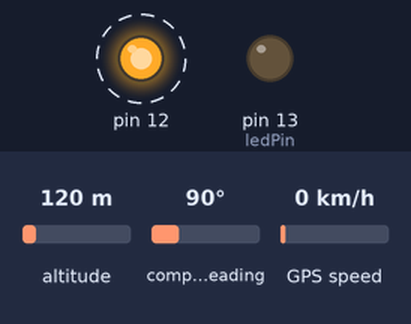
A sketch run on a simulated Arduino Uno, built with avr-gcc and run on an emulated ATmega328P. Shown: output pins drawn as LEDs (lit = HIGH). Dashed ring = blinking. The test bench sets the inputs (shaded band); at power-on: altitude 120 m, compass heading 90°, GPS speed 0 km/h. The GPS gets a fix after 3 s at 37.7749, -122.4194 with 8 satellites; the modem accepts every AT command (registered, SIM ready, sends succeed) and sends nothing else; what the sketch prints to the serial monitor is not drawn.

Above: at 1.0 s.
Timing chart, 0 to 4.7 s (numbered marks = the images above):
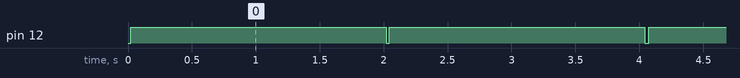

Measured:
- by itself, pin 12: alternates HIGH for 2.0 s and LOW for 0.03 s

The sketch:

SendGPS-1.0.ino
```cpp
#include <IridiumSBD.h>
#include <SoftwareSerial.h>
#include <TinyGPS++.h>


SoftwareSerial nss(7, 8);
IridiumSBD isbd(nss, 12);
static const int ledPin = 13;

static const int RXPin = 4, TXPin = 3;
static const uint32_t GPSBaud = 9600;

// The TinyGPS++ object
TinyGPSPlus gps;

// The serial connection to the GPS device
SoftwareSerial ss(RXPin, TXPin);

void setup()
{
  int signalQuality = -1;

  pinMode(ledPin, OUTPUT);

  Serial.begin(19200);
  Serial.println(F("Starting"));
  nss.begin(19200);
  ss.begin(GPSBaud);


}

bool checkGPS()

{
  // This sketch displays information every time a new sentence is correctly encoded.
  while (ss.available() > 0)
    if (gps.encode(ss.read())){
      Serial.println(F("Got GPS"));
      return true;
    }

  if (millis() > 5000 && gps.charsProcessed() < 10)
  {
    Serial.println(F("No GPS detected: check wiring."));
    return false;
    Serial.println(F("No GPS"));
  }
}

bool sendtoSatellite()
{

 {
  int signalQuality = -1;
  nss.begin(19200);
  isbd.attachConsole(Serial);

  isbd.setPowerProfile(1);
  isbd.begin();

  int err = isbd.getSignalQuality(signalQuality);
    if (err != 0)
    {
    Serial.print("SignalQuality failed: error ");
    Serial.println(err);
    Serial.println(signalQuality);
    return false;
    }

  else
  {
// Check for location

     char latitude = int(gps.location.lat(), 7);
     char longitude = int(gps.location.lng(), 7);
     char coords[28] = {latitude, ",", longitude};

  if (gps.location.isValid())
  {
    Serial.println(coords);
    err = isbd.sendSBDText(coords);
//    err = isbd.sendSBDText((coords));
      if (err != 0) {
        Serial.println(err);
      return false;
      }

//    Serial.print(gps.location.lat(), 6);
//    Serial.print(F(","));
//    Serial.print(gps.location.lng(), 6);
  }

  else
  {
    for (int i=1; i <= 20; i++){
      digitalWrite(ledPin, (millis() / 500) % 2 == 1 ? HIGH : LOW);
      delay(10);
      }
    return true;
   }
  }
 }

}

void loop()
{
  // digitalWrite(ledPin, HIGH);
   checkGPS();
   if (checkGPS() == true)
  {
    sendtoSatellite();
    if (sendtoSatellite() == true)
     {
    for (int i=1;i<25;i++){
          digitalWrite(ledPin, (millis() / 100) % 2 == 1 ? HIGH : LOW);
    }
    digitalWrite(ledPin, HIGH);
    while(true);
     }
  //   else
    // {
    //  ISBDCallback();
    // }
  }
}

//bool ISBDCallback()
//{
//   digitalWrite(ledPin, (millis() / 1000) % 2 == 1 ? HIGH : LOW);
//   return true;
//}
```
